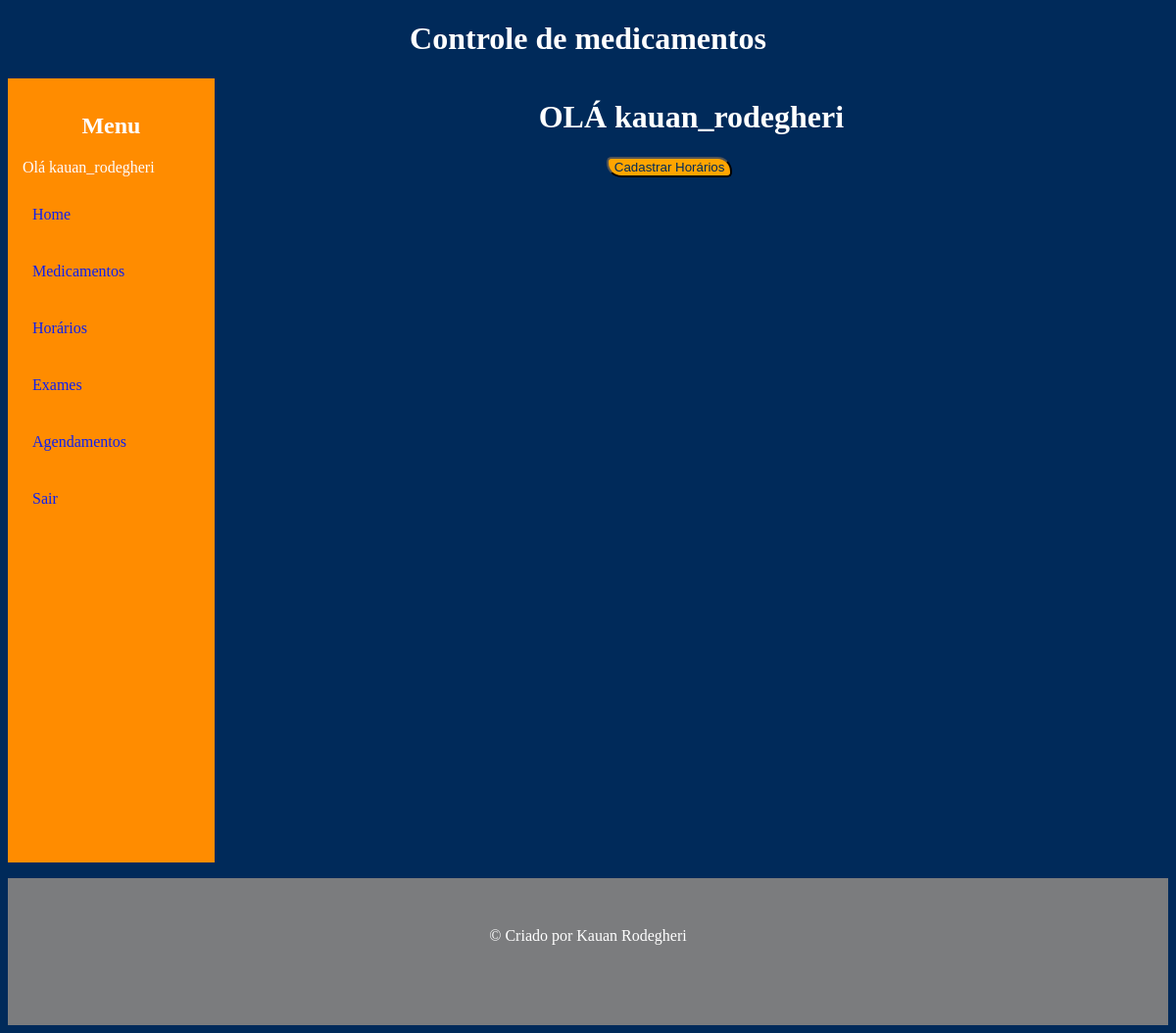
Before: /remedios/listar/horarios/ (signed in) with the older database file.
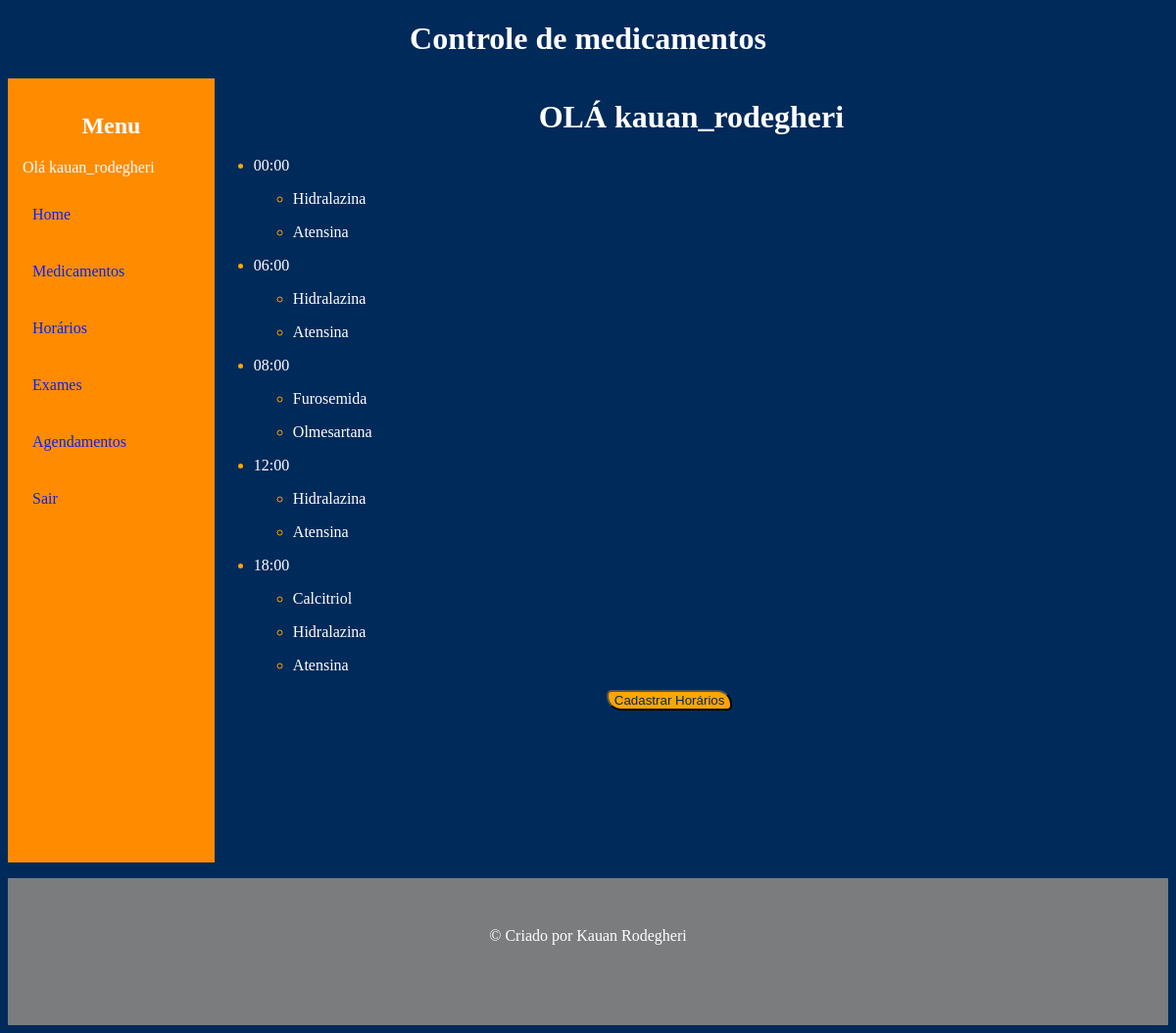
After: the same page with the newer database file.
### drug/models.py (models this page shows, shortened)
class Hours(models.Model):
    user = models.ForeignKey(User, on_delete=models.CASCADE, related_name='horas', blank=True, null=True)
    hours = models.TimeField()
    drugs = models.ManyToManyField(Drug, related_name='drugs')
    class Meta:
        ordering = ['hours']

class Drug(models.Model):
    user = models.ForeignKey(User, on_delete=models.CASCADE, related_name='users')
    name = models.CharField(max_length=200)

### drug/views.py (the view)
# urls.py: path('listar/horarios/', HoursListView.as_view(), name='hours_listview'),
class HoursListView(LoginRequiredMixin, ListView):
    model = Hours
    template_name = 'hours_listview.html'
    context_object_name = 'horarios'
    login_url = ('login')
    def get_queryset(self):
        return Hours.objects.all().filter(user=self.request.user)

### drug/templates/hours_listview.html (shortened to what this page needs)
{% extends 'base.html' %}
{% block content %}
<h1>OLÁ {{user.username}}</h1>
<div class="grids">
    <ul>
    {% for hour in horarios %}
        <li><p>{{hour.hours}}</p></li>
        <ul>
        {% for drug in hour.drugs.all %}
            <li><p>{{drug.name}}</p></li>
        {% endfor %}
        </ul>
        {% endfor %}
    </ul>
</div>
<input type="button" value="Cadastrar Horários" onclick="location.href='{% url 'hours_createview' %}'">
{% endblock %}

### core/templates/base.html (shortened to what this page needs)
<!DOCTYPE html>
<html>
<head>
</head>
<body>
    <header>
        <h1 class="titulo">Controle de medicamentos</h1>
    </header>
    <main class="paizao">
        <aside class="sidebar">
            <h2>Menu</h2>
            <ul>
                {% if user.is_authenticated %}<li>Olá {{user.username}}</li>{% endif %}
                <li><a href="{% url 'home_view' %}">Home</a></li>
                <li><a href="{% url 'drug_listview' %}">Medicamentos</a></li>
                <li><a href="{% url 'hours_listview' %}">Horários</a></li>
                <li><a href="{% url 'exams_listview' %}">Exames</a></li>
                <li><a href="{% url 'schedules_listview' %}">Agendamentos</a></li>
                {% if not user.is_authenticated %}
                <li><a href="{% url 'register' %}">Registrar</a></li>
                <li><a href="{% url 'login' %}">Login</a></li>
                {% else %}
                    <li><a href="{% url 'logout' %}">Sair</a></li>
                {% endif %}
            </ul>
        </aside>
        <main class="filhao">
            {% block content %}{% endblock %}
        </main>
    </main>
    <footer>
        <p>&copy; Criado por Kauan Rodegheri</p>
    </footer>
</body>
</html>

### drug/templates/hours_listview.html (style rules this page uses)
input { color: rgb(0, 42, 90); background-color: orange; border-radius: 5px 15px; margin-left: 400px; }
.grids p { color: rgb(255, 255, 255); }
.grids ul { color: orange; }

### core/templates/base.html (style rules this page uses)
body { background-color: rgb(0, 42, 90); }
h1 { text-align: center; color: white; }
footer { width: 100%; height: 150px; background-color: rgb(123, 124, 126); color: white; text-align: center; }
footer p { padding: 50px; }
.paizao { display: flex; }
.filhao { width: 100%; height: 100%; justify-content: center; align-items: center; }
.sidebar { width: 250px; height: 100vh; background-color: #ff8c00; color: rgb(253, 253, 255); padding: 15px; box-sizing: border-box; }
.sidebar h2 { text-align: center; }
.sidebar ul { list-style-type: none; padding: 0; }
.sidebar ul li { margin: 20px 0; }
.sidebar ul li a { color: rgb(14, 32, 240); text-decoration: none; display: block; padding: 10px; transition: background-color 0.3s; }

Changed rows visible on the page:
added Hours: hours "00:00"
added Drug: name "Hidralazina"
added Drug: name "Atensina"
added Hours: hours "06:00"
added Hours: hours "08:00"
now on this page (row unchanged): Drug: name "Furosemida", shown under "08:00"
added Drug: name "Olmesartana", shown under "08:00"
added Hours: hours "12:00"
added Hours: hours "18:00"
added Drug: name "Calcitriol", shown under "18:00"
